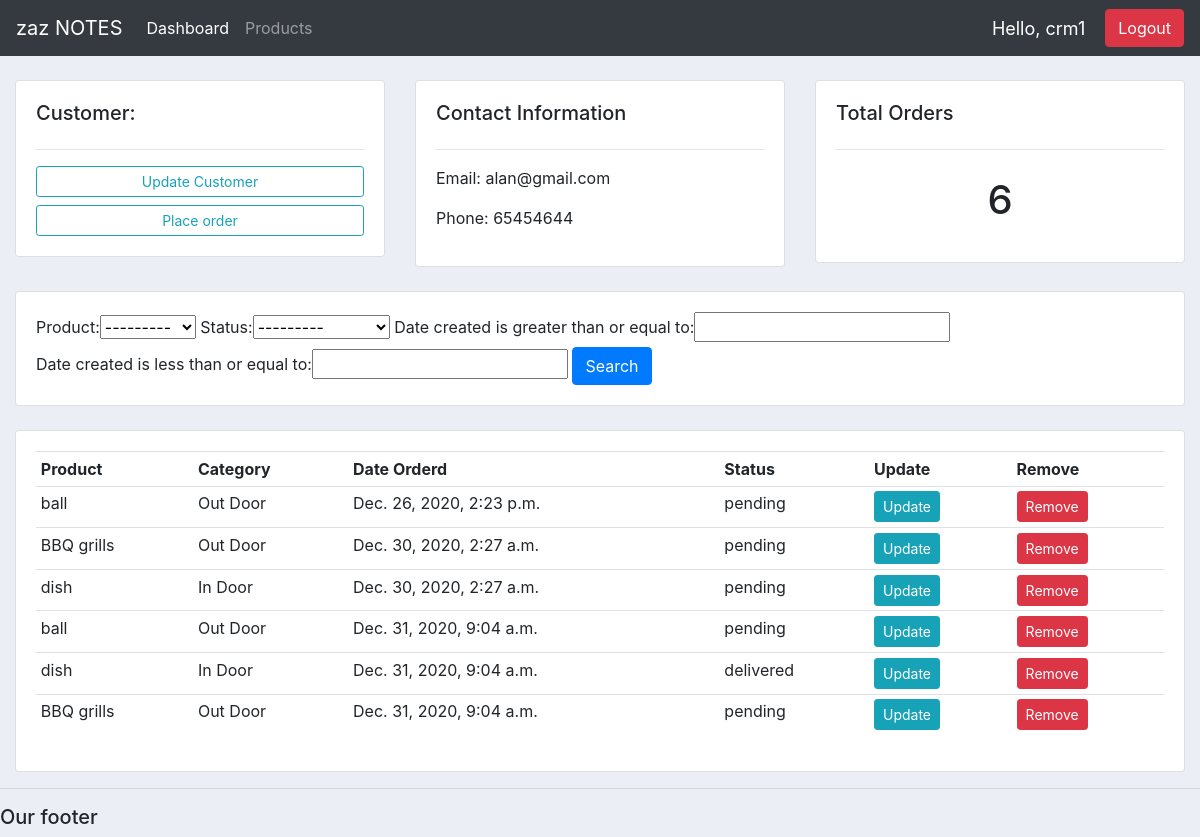
The page /customer/2/ (signed in) on the database its author committed.
### accounts/models.py (models this page shows, shortened)
class Customer(models.Model):
    user  = models.OneToOneField(User, null=True, on_delete=models.CASCADE)
    name = models.CharField(max_length=200, null=True)
    phone = models.CharField(max_length=200, null=True)
    email = models.CharField(max_length=200, null=True)
    profile_pic = models.ImageField(null=True, blank=True)
    date_created = models.DateTimeField(auto_now_add=True)

class Order(models.Model):
    STATUS = (
        ("pending", "pending"),
        ("out for delivery", "out for delivery"),
        ("delivered", "delivered"),
    )
    customer = models.ForeignKey(Customer, null=True, on_delete=models.SET_NULL)
    product = models.ForeignKey(Product, null=True, on_delete=models.SET_NULL)
    date_created = models.DateTimeField(auto_now_add=True)
    status = models.CharField(max_length=200, null=True, choices=STATUS)

class Product(models.Model):
    CATEGORY = (
        ("In Door", "In Door"),
        ("Out Door", "Out Door")
    )
    name = models.CharField(max_length=200, null=True)
    price = models.FloatField(null=True)
    category = models.CharField(max_length=200, null=True, choices=CATEGORY)
    description = models.CharField(max_length=200, blank=True)
    date_created = models.DateTimeField(auto_now_add=True)
    tag = models.ManyToManyField(Tag)
    def __str__(self):
        return self.name

### accounts/views.py (the view)
# urls.py: path('customer/<str:pk>/', views.customer, name ='customer'),
def customer(request, pk):
    customer = Customer.objects.get(id=pk)
    order = customer.order_set.all()
    order_count = order.count()
    myFilter = OrderFilter(request.GET, queryset=  order)
    order = myFilter.qs
    context = {'customer':customer, 'order':order, 'order_count':order_count, 'myFilter':myFilter}
    return render(request, 'accounts/customer.html', context)

### accounts/templates/accounts/customer.html
{%  extends 'accounts/main.html' %}
{% block content %}
	<br>
<div class="row">
	<div class="col-md">
		<div class="card card-body">
			<h5>Customer:</h5>
			<hr>
			<a class="btn btn-outline-info  btn-sm btn-block" href="">Update Customer</a>
			<a class="btn btn-outline-info  btn-sm btn-block" href="{% url 'create_order' customer.id%}">Place order</a>
		</div>
	</div>
	<div class="col-md">
		<div class="card card-body">
			<h5>Contact Information</h5>
			<hr>
			<p>Email: {{customer.email}}</p>
			<p>Phone: {{customer.phone}}</p>
		</div>
	</div>
	<div class="col-md">
		<div class="card card-body">
			<h5>Total Orders</h5>
			<hr>
			<h1 style="text-align: center;padding: 10px">{{order_count}}</h1>
		</div>
	</div>
</div>
<br>
<div class='row'>
	<div class='col'>
		<div class='card card-body'>
			<form method='get'>
			{{myFilter.form}}
				<button class='btn btn-primary' type='submit'>Search</button>
			</form>
		</div>
	</div>
</div>
<br>
<div class="row">
	<div class="col-md">
		<div class="card card-body">
			<table class="table table-sm">
				<tr>
					<th>Product</th>
					<th>Category</th>
					<th>Date Orderd</th>
					<th>Status</th>
					<th>Update</th>
					<th>Remove</th>
				</tr>
				{% for order in order %}
				<tr>
				<td>{{order.product}}</td>
				<td>{{order.product.category}}</td>
				<td>{{order.date_created}}</td>
				<td>{{order.status}}</td>
				<td><a class='btn btn-sm btn-info' href="{% url 'update_order' order.id%}">Update</a></td>
				<td><a class='btn btn-sm btn-danger' href="{% url 'delete_order' order.id%}">Remove</a></td>
				</tr>
				{% endfor %}
			</table>
		</div>
	</div>
</div>
{% endblock %}

### accounts/templates/accounts/navbar.html (shortened to what this page needs)
{% load static %}
<nav class="navbar navbar-expand-lg navbar-dark bg-dark">
  <a class="navbar-brand" href="#">zaz NOTES</a>
  <div class="collapse navbar-collapse" id="navbarNav">
    <ul class="navbar-nav">
      <li class="nav-item active">
        <a class="nav-link" href="{% url 'dashboard' %}">Dashboard</a>
      </li>
      <li class="nav-item">
        <a class="nav-link" href="{% url 'products' %}">Products</a>
      </li>
    </ul>
  </div>
  <span class='hello-msg'>Hello, {{request.user}}</span>
  <span><a class='btn btn-danger' href="{% url 'logout' %}">Logout</a></span>
</nav>

### accounts/static/css/main.css (style rules this page uses)
body { background-color: #ebeff5; }

### accounts/templates/accounts/navbar.html (style rules this page uses)
.hello-msg { font-size: 18px; color: #fff; margin-right: 20px; }

### rows shown on the page
Customer: email "alan@gmail.com", phone "65454644"
Order: product "ball", product.category "Out Door", date_created "Dec. 26, 2020, 2:23 p.m.", status "pending"
Order: product "BBQ grills", product.category "Out Door", date_created "Dec. 30, 2020, 2:27 a.m.", status "pending"
Order: product "dish", product.category "In Door", date_created "Dec. 30, 2020, 2:27 a.m.", status "pending"
Order: product "ball", product.category "Out Door", date_created "Dec. 31, 2020, 9:04 a.m.", status "pending"
Order: product "dish", product.category "In Door", date_created "Dec. 31, 2020, 9:04 a.m.", status "delivered"
Order: product "BBQ grills", product.category "Out Door", date_created "Dec. 31, 2020, 9:04 a.m.", status "pending"

### other values the page prints
{{ request.user }} "crm1"
{{ order_count }} "6"
